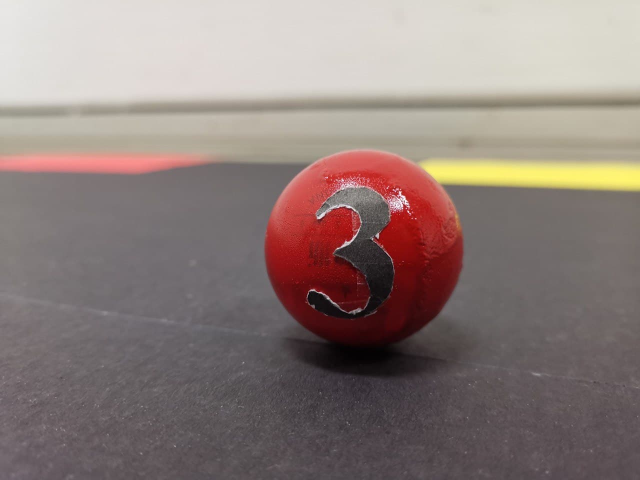
#> input picture testImage.jpg, 1280 x 960 px, given in place of the camera (shown at 1/2 size)
$ python shapeRecognition_Blur_Gray.py
#> lines starting #> are read from the running program, lines starting #| are printed output that depends on the picture
import cv2
import numpy as np

########### PARAMETERS ##############
width = 640
height = 480
cameraNo = 0
#####################################

#### CREATE CAMERA OBJECT
cap = cv2.VideoCapture(cameraNo)
cap.set(3,width)
cap.set(4,height)

# Stacking images into a single window
def stackImages(scale, imgArray):
    rows = len(imgArray)
    cols = len(imgArray[0])
    rowsAvailable = isinstance(imgArray[0], list)
    width = imgArray[0][0].shape[1]
    height = imgArray[0][0].shape[0]
    if rowsAvailable:
        for x in range(0, rows):
            for y in range(0, cols):
                if imgArray[x][y].shape[:2] == imgArray[0][0].shape[:2]:
                    imgArray[x][y] = cv2.resize(imgArray[x][y], (0, 0), None, scale, scale)
                else:
                    imgArray[x][y] = cv2.resize(imgArray[x][y], (imgArray[0][0].shape[1], imgArray[0][0].shape[0]), None, scale, scale)
                if len(imgArray[x][y].shape) == 2:
                    imgArray[x][y] = cv2.cvtColor(imgArray[x][y], cv2.COLOR_GRAY2BGR)
        imageBlank = np.zeros((height, width, 3), np.uint8)
        hor = [imageBlank] * rows
        hor_con = [imageBlank] * rows
        for x in range(0, rows):
            hor[x] = np.hstack(imgArray[x])
        ver = np.vstack(hor)
    else:
        for x in range(0, rows):
            if imgArray[x].shape[:2] == imgArray[0].shape[:2]:
                imgArray[x] = cv2.resize(imgArray[x], (0, 0), None, scale, scale)
            else:
                imgArray[x] = cv2.resize(imgArray[x], (imgArray[0].shape[1], imgArray[0].shape[0]), None, scale, scale)
            if len(imgArray[x].shape) == 2:
                imgArray[x] = cv2.cvtColor(imgArray[x], cv2.COLOR_GRAY2BGR)
        hor = np.hstack(imgArray)
        ver = hor
    return ver

while True:
    success, imgOriginal = cap.read()
#> imgOriginal is the input picture: shape (960, 1280, 3); mean B, G, R 122.7, 126.8, 141.7

    # Blur the original image
    imgBlur = cv2.GaussianBlur(imgOriginal, (7, 7), 1)

    # Convert blurred image to Grayscale
    imgGray = cv2.cvtColor(imgBlur, cv2.COLOR_BGR2GRAY)
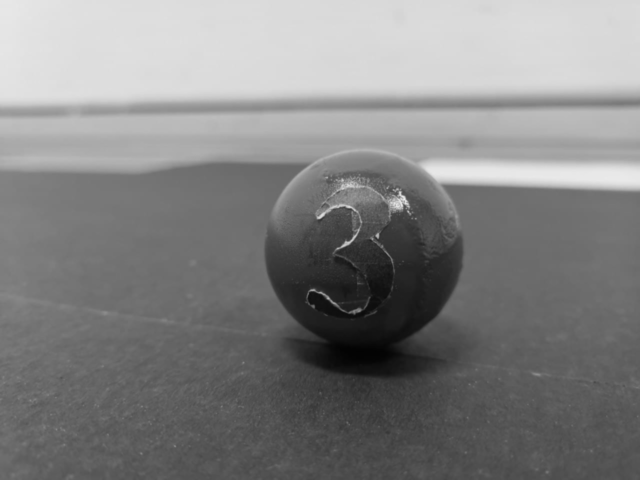
#> imgGray: shape (960, 1280) (shown at 1/2 size); min 2, max 241, mean 130.8

    imgStack = stackImages(0.8, ([imgOriginal, imgBlur, imgGray]))
#> in stackImages, `rows = len(imgArray)`: rows = 3
#> in stackImages, `cols = len(imgArray[0])`: cols = 960
#> in stackImages, `rowsAvailable = isinstance(imgArray[0], list)`: rowsAvailable = False
#> after the loop in stackImages, `for x in range(0, rows):`: imgArray = 3 items
#> in stackImages, `hor = np.hstack(imgArray)`:
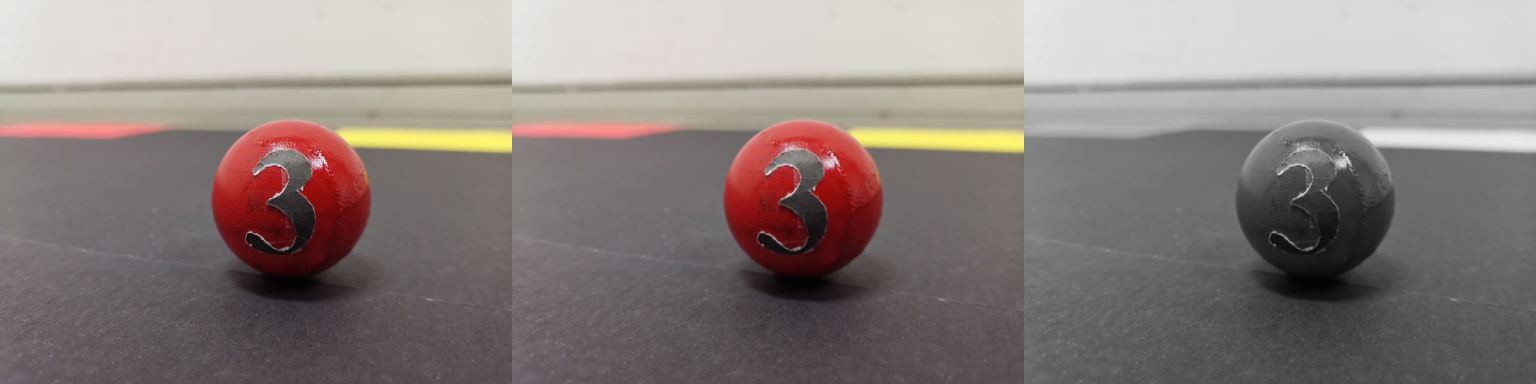
#> hor: shape (768, 3072, 3) (shown at 1/2 size); mean of channels 0, 1, 2 125.4, 128.1, 138; drawn as B, G, R

    cv2.imshow("Result", imgStack)
    if cv2.waitKey(1) & 0xFF == ord('q'):
#> (key q is pressed here)
        break

$ run again, on blueRecoloured.jpg
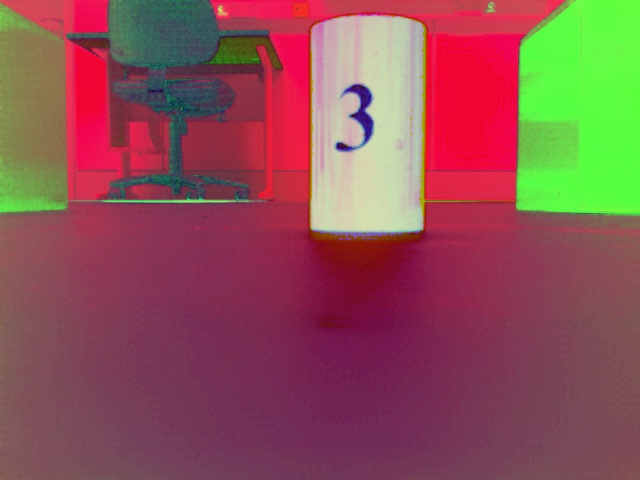
#> input picture blueRecoloured.jpg, 640 x 480 px, given in place of the camera
#> imgOriginal is the input picture: shape (480, 640, 3); mean B, G, R 85, 82.5, 140.7
#> `imgGray = cv2.cvtColor(imgBlur, cv2.COLOR_BGR2GRAY)`:
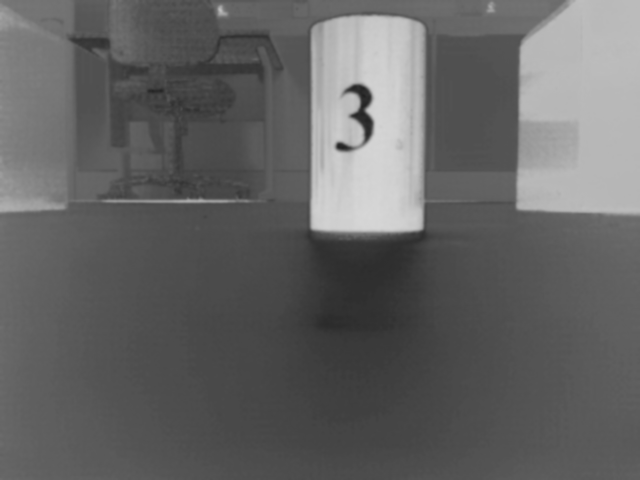
#> imgGray: shape (480, 640); min 33, max 215, mean 100.2
#> rows = 3
#> cols = 480
#> rowsAvailable = False
#> after the loop in stackImages, `for x in range(0, rows):`: imgArray = 3 items
#> in stackImages, `hor = np.hstack(imgArray)`:
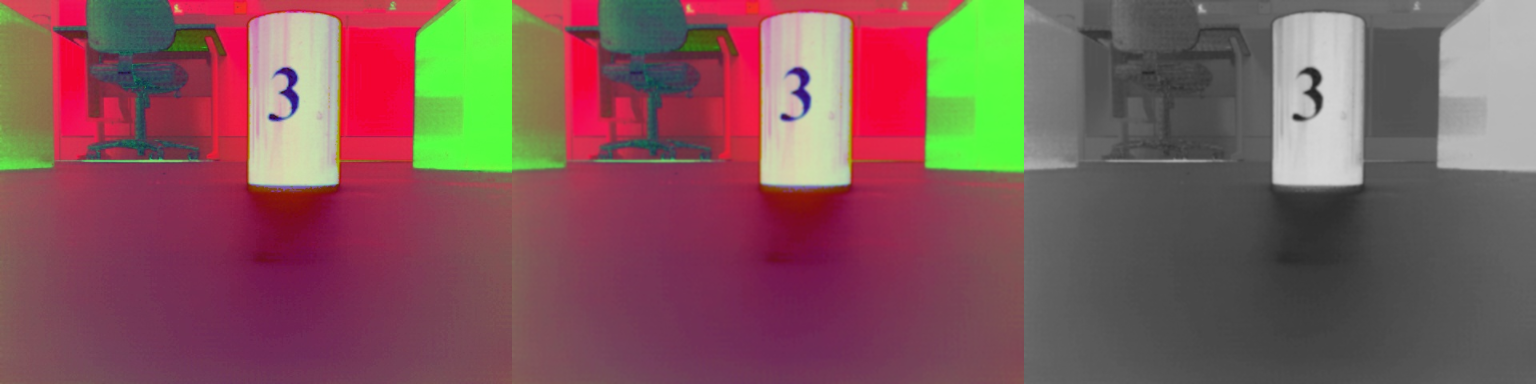
#> hor: shape (384, 1536, 3); mean of channels 0, 1, 2 90, 88.4, 127.1; drawn as B, G, R

$ run again, on blue_circle_9_20.jpg
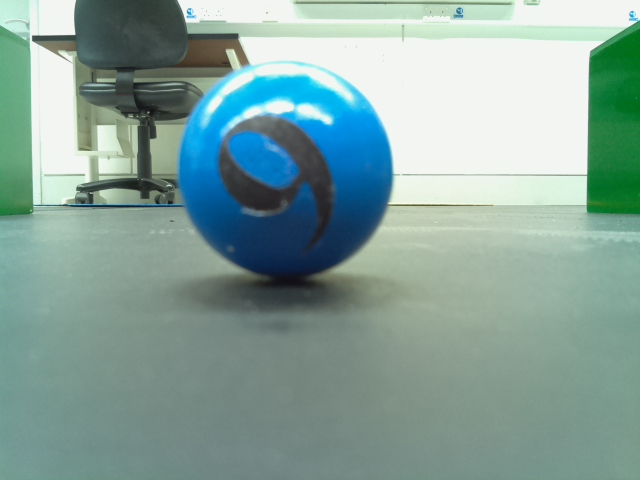
#> input picture blue_circle_9_20.jpg, 640 x 480 px, given in place of the camera
#> imgOriginal is the input picture: shape (480, 640, 3); mean B, G, R 156, 162.8, 134
#> `imgGray = cv2.cvtColor(imgBlur, cv2.COLOR_BGR2GRAY)`:
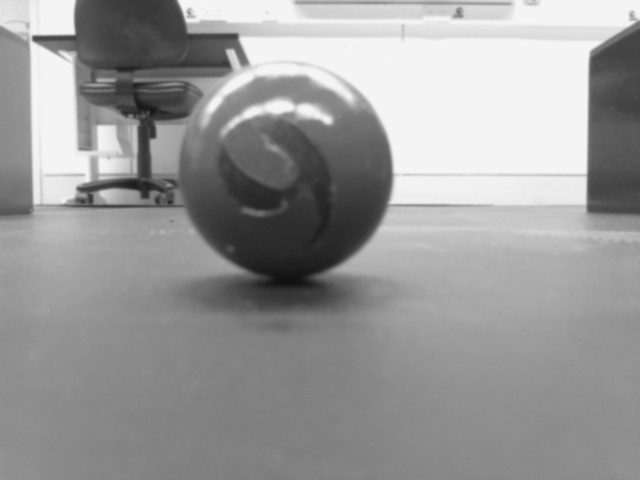
#> imgGray: shape (480, 640); min 17, max 245, mean 153.4
#> rows = 3
#> cols = 480
#> rowsAvailable = False
#> after the loop in stackImages, `for x in range(0, rows):`: imgArray = 3 items
#> in stackImages, `hor = np.hstack(imgArray)`:
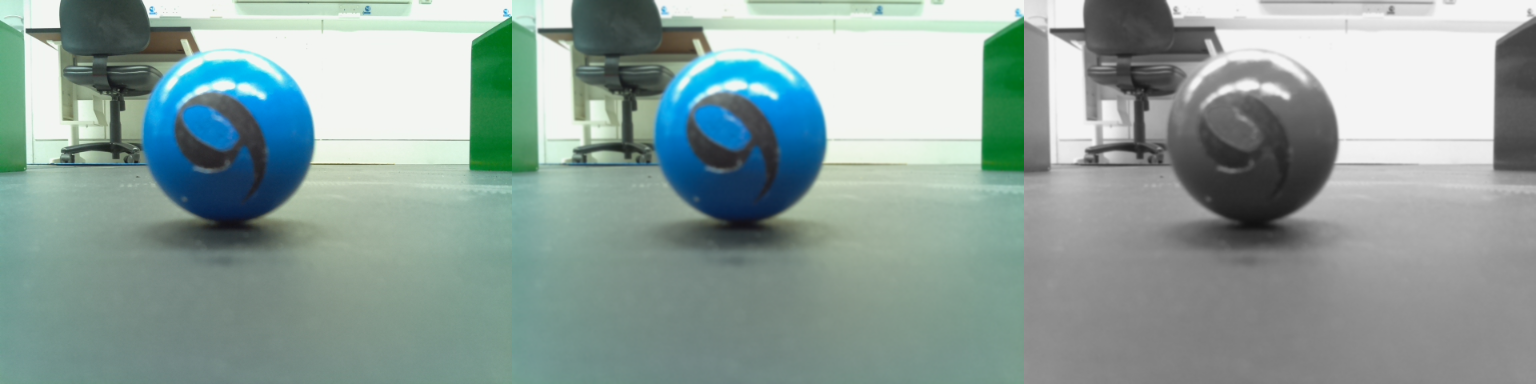
#> hor: shape (384, 1536, 3); mean of channels 0, 1, 2 155.1, 159.6, 140.4; drawn as B, G, R
